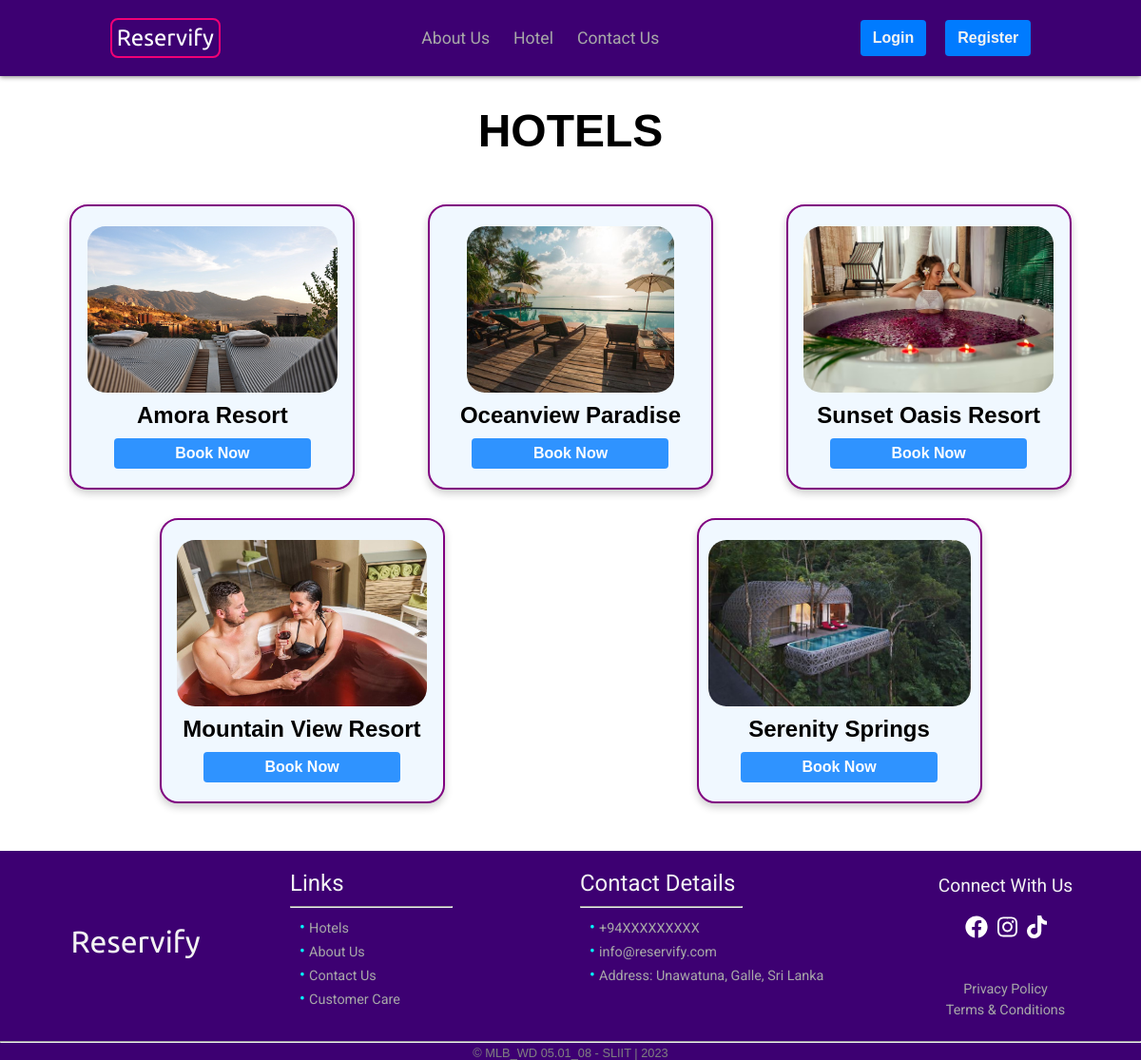
The app's page /hotel.php with its own data.
### tables this page shows
CREATE TABLE `Hotel` (
  `hid` varchar(8) NOT NULL,
  `hName` varchar(40) NOT NULL DEFAULT 'hotel',
  `hDescription` text NOT NULL,
  `imgname` varchar(100) DEFAULT 'null.jpeg'
);

### hotel.php (the view, shortened to what this page needs)
<!DOCTYPE html>
<html lang="en">
<head>
    <link rel="stylesheet" href="css/reset.css">
    <link rel="stylesheet" href="css/hotel.css">
</head>
<?php include "./partials/header.php" ?>
<body>
    <div class="title">
        <h1>HOTELS</h1>
    </div>
    <div class="cardContainer">
        <?php
        require_once './conn.php';
        $query = "SELECT * FROM `Hotel`";
        $result = mysqli_query($conn, $query);
        if ($result) {
            while ($row = mysqli_fetch_assoc($result)) {
                $id = $row['hid'];
                $name = $row['hName'];
                $imgname = $row['imgname'];
                echo '<div class="card">';
                echo '<img src="./assets/hotel/' . $imgname . '" alt=hotel>';
                echo '<h1>' . $name . '</h1>';
                echo '<button onclick="location.href=\'./booking.php?hotel=' . $id . '\'" type="button">Book Now</button>';
                echo '</div>';
            }
        }
        ?>
    </div>
</body>
<?php include "./partials/footer.php" ?>
</html>

### partials/header.php (shortened to what this page needs)
<!DOCTYPE html>
<html lang="en">
<head>
    <link rel="stylesheet" href="css/header.css">
    <link rel="stylesheet" href="css/reset.css">
</head>
<nav class="navBar">
    <h1 class="site-logo"><a href="./index.php">Reservify</a></h1>
    <ul>
        <li><a href="./about.php">About Us</a></li>
        <li><a href="./hotel.php">Hotel</a></li>
        <li><a href="./contact.php">Contact Us</a></li>
    </ul>
    <div class="btn">
        <?php
        if (isset($_SESSION['username'])) {
            echo '<button class="username"><a href="./userDashboard.php">';
            echo $_SESSION['name'] . '</a><i class="fas fa-user-check"></i></button>';
            echo '<button class="logoutbtn"><a href="./logout.php">Logout</a></button>';
        } else {
            echo '<button class="loginBtn"><a href="./login.php">Login</a></button>';
            echo '<button class="signBtn"><a href="./register.php">Register</a></button>';
        }
        ?>
    </div>
</nav>
</html>

### partials/footer.php (shortened to what this page needs)
<!DOCTYPE html>
<html lang="en">
<head>
    <link rel="stylesheet" href="css/footer.css">
</head>
<footer>
    <div class="main-con">
        <div class="col-one">
            <h1>Reservify</h1>
        </div>
        <div class="col-two">
            <h2>Links</h2>
            <hr>
            <ul>
                <li>Hotels</li>
                <li>About Us</li>
                <li>Contact Us</li>
                <li>Customer Care</li>
            </ul>
        </div>
        <div class="col-three">
            <h2>Contact Details</h2>
            <hr>
            <ul>
                <li>+94XXXXXXXXX</li>
                <li>info@reservify.com</li>
                <li>Address: Unawatuna, Galle, Sri Lanka</li>
            </ul>
        </div>
        <div class="social">
            <h2>Connect With Us</h2>
            <div class="svg-con">
            </div>
            <h3>Privacy Policy</h3>
            <h3>Terms & Conditions</h3>
        </div>
    </div>
    <hr>
    <div class="copy">
        <p>&copy MLB_WD 05.01_08 - SLIIT | 2023</p>
    </div>
</footer>
</html>

### css/hotel.css (style rules this page uses)
.cardContainer { display: flex; flex-wrap: wrap; align-items: flex-start; justify-content: space-around; min-height: 80vh; height: auto; gap: 30px; padding: 50px; }
.title { font-size: 1.5rem; font-family: Arial, Helvetica, sans-serif; margin-top: 30px; text-align: center; }
.card { display: flex; flex-direction: column; align-items: center; justify-content: center; gap: 10px; box-shadow: 0 4px 8px 0 rgba(0, 0, 0, 0.2); width: 300px; height: 300px; padding: 10px; text-align: center; font-family: arial; border: 2px solid purple; border-radius: 1.2rem; background-color: aliceblue; }
.card img { border-radius: 1.2rem; height: 175px; object-fit: cover; }
.card h1 { font-size: 1.5rem; }
.card button { cursor: pointer; width: 75%; display: inline-block; font-weight: 400; text-align: center; border: 1px solid transparent; padding: .375rem .75rem; font-size: 1rem; font-weight: bold; border-radius: .25rem; color: #fff; background-color: #007bff; opacity: 0.8; transition: background-color 0.3s ease, transform 0.3s ease; }

### css/header.css (style rules this page uses)
:root { --black: #191919; --white: #f3f3f3; --bg-color: #3D0072; }
.navBar { display: flex; align-items: center; justify-content: space-around; height: 10vh; padding: 10px; position: sticky; top: 0; box-shadow: 0 1px 5px grey; background-color: var(--bg-color); z-index: 99; }
.site-logo { text-decoration: none; background-color: transparent; font-size: 1.5em; font-family: 'Ubuntu', sans-serif; font-weight: normal; border: 2px rgb(243, 0, 117) solid; padding: 5px; border-radius: .5rem; }
.site-logo a { text-decoration: none; color: #fff; }
.btn { display: flex; gap: 20px; }
.loginBtn, .signBtn, .username, .logoutbtn { display: inline-block; font-weight: 400; color: #212529; text-align: center; border: 1px solid transparent; padding: .375rem .75rem; font-size: 1rem; font-weight: bold; line-height: 1.5; border-radius: .25rem; color: var(--white); background-color: #007bff; transition: background-color 0.3s ease, transform 0.3s ease; }
.btn a { text-decoration: none; color: var(--white); }
nav li a { text-decoration: none; color: #a8a8a8; transition: all 0.3s ease; }
nav ul { list-style: none; display: flex; gap: 25px; align-items: center; justify-content: center; flex-wrap: wrap; font-family: 'Roboto', sans-serif; font-size: 1.1em; }
.navBar { display: flex; align-items: center; justify-content: space-around; height: 10vh; padding: 10px; position: sticky; top: 0; box-shadow: 0 1px 5px grey; background-color: var(--bg-color); }

### css/footer.css (style rules this page uses)
:root { --black: #191919; --white: #f3f3f3; --bg-color: #3D0072; }
footer { background-color: var(--bg-color); height: auto; display: flex; flex-direction: column; }
footer .main-con { height: 90%; display: flex; padding: 20px 0px; gap: 20px; justify-content: space-around; }
footer .main-con li::before { content: '\2022 '; font-size: 1.2em; color: aqua; }
footer .col-one, footer .social { display: flex; flex-direction: column; justify-content: center; align-items: center; height: auto; width: 25%; }
.col-one h1 { font-size: 2em; font-family: 'Ubuntu', sans-serif; color: var(--white); font-weight: normal; padding-bottom: 10px; }
.col-two, .col-three { height: auto; width: 25%; display: flex; flex-direction: column; justify-content: flex-start; }
.col-two h2, .col-three h2 { font-size: 1.5em; font-family: 'Roboto', sans-serif; color: var(--white); font-weight: normal; padding-bottom: 10px; }
.col-two ul, .col-three ul { padding: 10px; }
.main-con hr { height: 1px; color: gray; width: 60%; }
.col-two li, .col-three li { color: #a8a8a8; padding-bottom: 5px; font-size: .9em; font-family: 'Roboto', sans-serif; }
.main-con .social h2 { font-size: 1.2em; font-family: 'Roboto', sans-serif; color: var(--white); font-weight: normal; padding-bottom: 10px; }
.main-con .social h3 { font-size: .9em; font-family: 'Roboto', sans-serif; color: #a8a8a8; font-weight: normal; padding-top: 5px; }
.svg-con { display: flex; gap: 10px; align-items: center; padding-top: 10px; padding-bottom: 40px; }
.social .svg-con svg { color: #fff; }
footer .copy { font-size: .8em; text-align: center; color: gray; padding-top: 3px; font-family: Arial, Helvetica, sans-serif; }

### records on screen
hotel: imgname (picture), hName "Amora Resort"
hotel: imgname (picture), hName "Oceanview Paradise"
hotel: imgname (picture), hName "Sunset Oasis Resort"
hotel: imgname (picture), hName "Mountain View Resort"
hotel: imgname (picture), hName "Serenity Springs"
